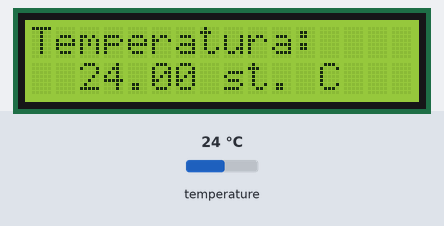
This program was run on a simulated Arduino Uno, built with avr-gcc and run on an emulated ATmega328P. On the bench: 16×2 character LCD. Inputs (shaded band) come from the test bench; at power-on: temperature 24 °C.

Above: at 1.2 s.
1.3 s: temperature set to 12 °C
At 3.9 s:
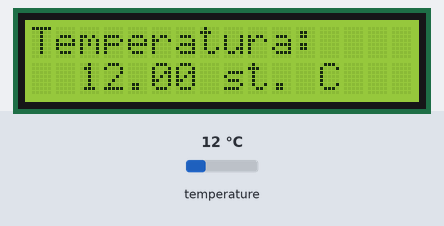
4.3 s: temperature set to 19 °C
At 5.7 s:
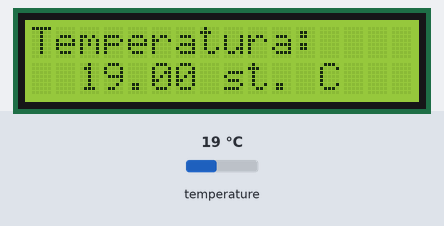
7.1 s: temperature set to 28 °C
At 9.3 s:
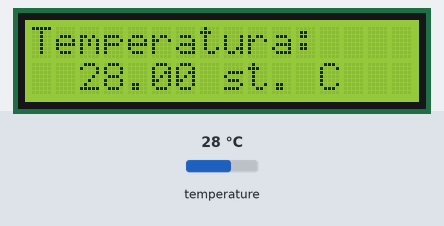
Timing chart, 0 to 10.8 s (numbered marks = the images above; inputs shaded):
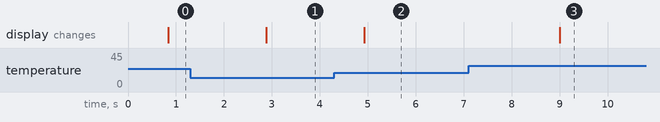

Measured:
- after the input at 1.3 s, the display: changes after 1.6 s (image 1)
- after the input at 4.3 s, the display: changes after 0.62 s (image 2)
- after the input at 7.1 s, the display: changes after 1.9 s (image 3)

The program:

main.cpp
```cpp
#include < OneWire.h>
#include < LiquidCrystal.h>

// Connections:
// rs (LCD pin 4) to Arduino pin 12
// rw (LCD pin 5) to Arduino pin 11
// enable (LCD pin 6) to Arduino pin 10
// LCD pin 15 to Arduino pin 13
// LCD pins d4, d5, d6, d7 to Arduino pins 5, 4, 3, 2
LiquidCrystal lcd(12, 11, 5, 4, 3, 2);
OneWire ds(7); // ds18b20 pin #2 (middle pin) to Arduino pin 8
void setup(void) {
lcd.begin(16, 2);
}
byte i;
byte present = 0;
byte type_s;
byte data[12];
byte addr[8];
float celsius, fahrenheit;

int HighByte, LowByte, SignBit, Whole, Fract, TReading, Tc_100, FWhole;

///////

void loop(void) {

if ( !ds.search(addr)) {
ds.reset_search();
delay(250);
return;
}

if (OneWire::crc8(addr, 7) != addr[7]) {

return;
}

// the first ROM byte indicates which chip
switch (addr[0]) {
case 0x10:

type_s = 1;
break;
case 0x28:

type_s = 0;
break;
case 0x22:

type_s = 0;
break;
default:

return;
}

ds.reset();
ds.select(addr);
ds.write(0x44, 1); // start conversion, with parasite power on at the end

delay(750); // maybe 750ms is enough, maybe not
// we might do a ds.depower() here, but the reset will take care of it.

present = ds.reset();
ds.select(addr);
ds.write(0xBE); // Read Scratchpad

for ( i = 0; i < 9; i++) { // we need 9 bytes
data[i] = ds.read();

}

// Convert the data to actual temperature
// because the result is a 16 bit signed integer, it should
// be stored to an "int16_t" type, which is always 16 bits
// even when compiled on a 32 bit processor.
int16_t raw = (data[1] << 8) | data[0];
if (type_s) {
raw = raw << 3; // 9 bit resolution default
if (data[7] == 0x10) {
// "count remain" gives full 12 bit resolution
raw = (raw & 0xFFF0) + 12 - data[6];
}
} else {
byte cfg = (data[4] & 0x60);
// at lower res, the low bits are undefined, so let's zero them
if (cfg == 0x00) raw = raw & ~7; // 9 bit resolution, 93.75 ms
else if (cfg == 0x20) raw = raw & ~3; // 10 bit res, 187.5 ms
else if (cfg == 0x40) raw = raw & ~1; // 11 bit res, 375 ms
//// default is 12 bit resolution, 750 ms conversion time
}
celsius = (float)raw / 16.0;
fahrenheit = celsius * 1.8 + 32.0;
lcd.clear();
lcd.setCursor(0,0);
lcd.print("Temperatura: ");
lcd.setCursor(2,1);

if (SignBit) {
lcd.print("-");
}
lcd.print(celsius);
lcd.print(" st. C ");
delay(1000); //Czeka 1 sekund i odswieza
}
```
